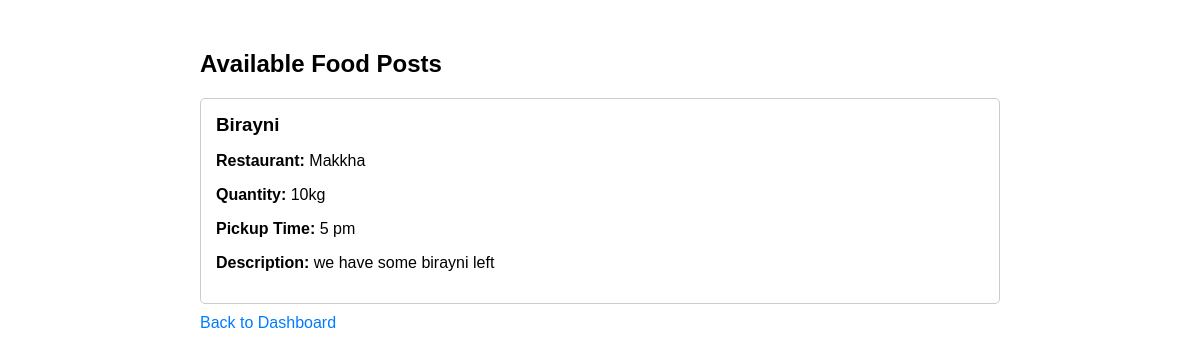
The app's page /food/posts (signed in) with its own data.
### app/models.py (models this page shows, shortened)
class FoodPost(db.Model):
    id = db.Column(db.Integer, primary_key=True)
    title = db.Column(db.String(200), nullable=False)
    description = db.Column(db.Text, nullable=True)
    quantity = db.Column(db.String(50), nullable=False)
    pickup_time = db.Column(db.String(50), nullable=False)
    created_at = db.Column(db.DateTime, default=datetime.utcnow)
    status = db.Column(db.String(20), default="available")
    user_id = db.Column(db.Integer, db.ForeignKey('user.id'), nullable=False)

class User(db.Model, UserMixin):
    id = db.Column(db.Integer, primary_key=True)
    username = db.Column(db.String(100), nullable=False, unique=True)
    email = db.Column(db.String(120), nullable=False, unique=True)
    password_hash = db.Column(db.String(200), nullable=False)
    role = db.Column(db.String(20), nullable=False)  # "restaurant" or "organization"
    name = db.Column(db.String(150), nullable=False)   # Restaurant or Org Name
    address = db.Column(db.String(250), nullable=True)
    registration_number = db.Column(db.String(100), nullable=True)
    is_verified = db.Column(db.Boolean, default=False)
    food_posts = db.relationship('FoodPost', backref='restaurant', lazy=True)

### app/routes.py (the view)
@main.route("/food/posts")
@login_required
def view_food_posts():
    if current_user.role != 'organization':
        flash("Only organizations can view available food posts.", "danger")
        return redirect(url_for('main.dashboard'))
    posts = FoodPost.query.filter_by(status="available").all()
    return render_template("food_posts.html", posts=posts)

### app/models.py (called while the page is built)
@login_manager.user_loader
def load_user(user_id):
    return User.query.get(int(user_id))

### app/templates/food_posts.html (shortened to what this page needs)
<!DOCTYPE html>
<html lang="en">
<head>
</head>
<body>
    <div class="container">
        <h2>Available Food Posts</h2>
        {% if posts %}
            {% for post in posts %}
                <div class="post">
                    <h3>{{ post.title }}</h3>
                    <p><strong>Restaurant:</strong> {{ post.restaurant.name }}</p>
                    <p><strong>Quantity:</strong> {{ post.quantity }}</p>
                    <p><strong>Pickup Time:</strong> {{ post.pickup_time }}</p>
                    {% if post.description %}
                        <p><strong>Description:</strong> {{ post.description }}</p>
                    {% endif %}
                </div>
            {% endfor %}
        {% else %}
            <p>No food posts are available at the moment.</p>
        {% endif %}
        <a href="{{ url_for('main.dashboard') }}">Back to Dashboard</a>
    </div>
</body>
</html>

### app/templates/food_posts.html (style rules this page uses)
body { font-family: Arial, sans-serif; margin: 50px; }
.container { max-width: 800px; margin: auto; }
.post { border: 1px solid #ccc; padding: 15px; margin-bottom: 10px; border-radius: 5px; }
.post h3 { margin: 0; }
a { text-decoration: none; color: #007BFF; }

### records on screen
FoodPost: title "Birayni", restaurant.name "Makkha", quantity "10kg", pickup_time "5 pm", description "we have some birayni left"
